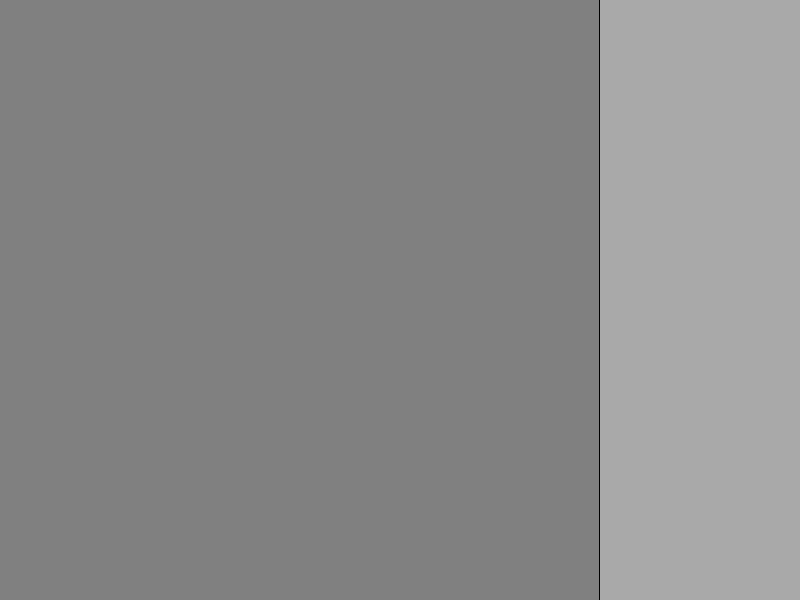
<?xml version="1.0" encoding="UTF-8"?>
<ui version="4.0">
 <class>MainWindow</class>
 <widget class="QMainWindow" name="MainWindow">
  <property name="geometry">
   <rect>
    <x>0</x>
    <y>0</y>
    <width>800</width>
    <height>600</height>
   </rect>
  </property>
  <property name="windowTitle">
   <string>MainWindow</string>
  </property>
  <widget class="QWidget" name="centralwidget">
   <property name="styleSheet">
    <string notr="true">background-color: balck;</string>
   </property>
   <layout class="QVBoxLayout" name="verticalLayout">
    <property name="leftMargin">
     <number>0</number>
    </property>
    <property name="topMargin">
     <number>0</number>
    </property>
    <property name="rightMargin">
     <number>0</number>
    </property>
    <property name="bottomMargin">
     <number>0</number>
    </property>
    <item>
     <layout class="QHBoxLayout" name="horizontalLayout" stretch="3,1">
      <property name="spacing">
       <number>1</number>
      </property>
      <item>
       <widget class="QWidget" name="watchFaceHolder" native="true">
        <property name="styleSheet">
         <string notr="true">background-color: gray;</string>
        </property>
        <layout class="QHBoxLayout" name="horizontalLayout_3"/>
       </widget>
      </item>
      <item>
       <widget class="QWidget" name="controlsHolder" native="true">
        <property name="styleSheet">
         <string notr="true">background-color: darkgray;</string>
        </property>
        <layout class="QHBoxLayout" name="horizontalLayout_2"/>
       </widget>
      </item>
     </layout>
    </item>
   </layout>
  </widget>
 </widget>
 <resources/>
 <connections/>
</ui>
